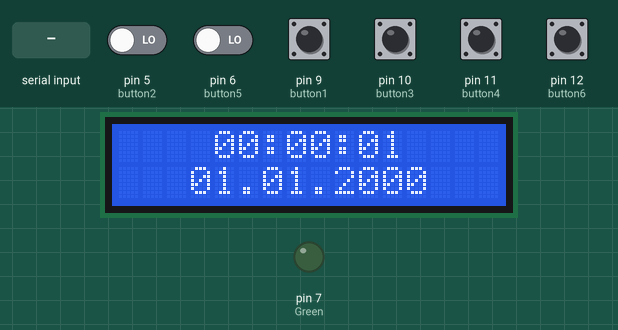
Simulated run of this sketch. Board: Arduino Uno, built with avr-gcc and run on an emulated ATmega328P. Parts: 16×2 character LCD, output pins drawn as LEDs (lit = HIGH). Inputs (shaded band) come from the test bench; at power-on: pin 5 (button2), pin 6 (button5), pin 9 (button1), pin 10 (button3), pin 11 (button4), pin 12 (button6) LOW. The local clock reads 2024-03-15 10:24:30 at power-on unless the sketch sets it; what the sketch prints to the serial monitor is not drawn.

Above: at 5.2 s.
5.3 s: "0" received over Serial
At 6.5 s:
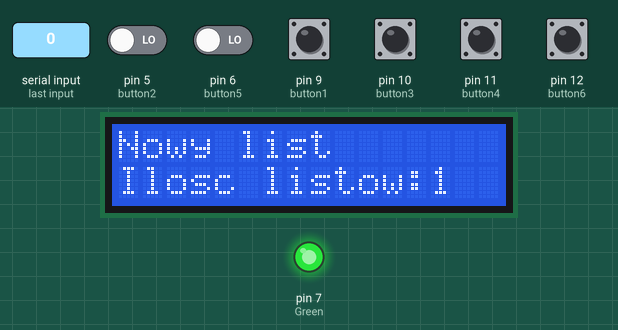
6.8 s: pin 5 (button2) driven HIGH and pin 6 (button5) driven HIGH
At 10.4 s:
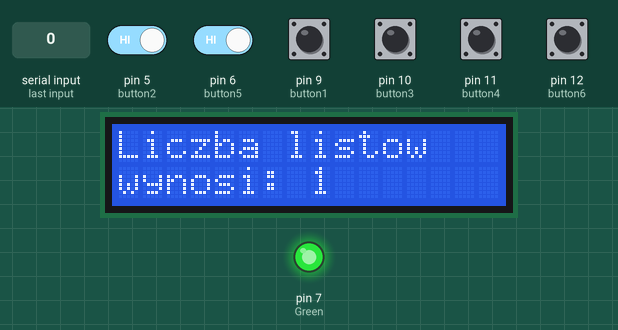
Timing chart, 0 to 11.9 s (numbered marks = the images above; inputs shaded):
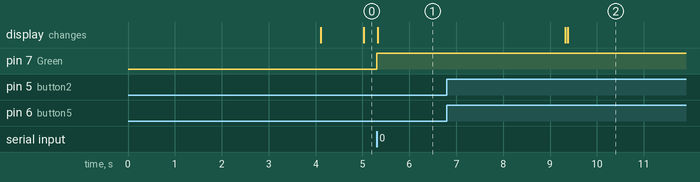

The sketch:

receiving-signaling_module.ino
```cpp
// Program obsługujący moduł odbiorczo-sygnalizujący.
// Autor: Przemysław Kusa

// Zdefiniowanie wyprowadzeń, do których podłączone są podzespoły układu
#define Green 7
#define button1 9
#define button2 5
#define button3 10
#define button4 11
#define button5 6
#define button6 12

// Dołączenie bibliotek używanych w programie
#include <LiquidCrystal_I2C.h>
#include <Bounce2.h>
#include <DS1302.h>

// Utworzenie obiektów klas
DS1302 rtc(2,3,4);  // Ustawienie wyprowadzeń, do których podłączony został zegar czasu rzeczywistego 2 - RST, 3 - DAT, 4 -  CLK
LiquidCrystal_I2C lcd(0x27, 2, 1, 0, 4, 5, 6, 7, 3, POSITIVE);  // Ustawienie adresu układu na 0x27

Bounce button = Bounce();
Bounce buttonM = Bounce();
Bounce buttonH = Bounce();
Bounce buttonST = Bounce();

// Inicjalizacja zmiennych używanych w programie
int button_state = 0;
int button_state2 = 0;
int button_state3 = 0;
int button_state4 = 0;
int button_state5 = 0;
int state = 0;
int counter = 0;
int period = 1000;
unsigned long time_now = 0;
int h = 0, m = 0, s = 0, d = 1, mo = 1, y = 2000;
int counterh = 0, counterm = 0, counters = 0, counterD = 0, counterMO = 0, counterY = 0;
int stateST = 0;

void setup() {
// Inicjalizacja wyprowadzeń oraz trybu pracy przycisków i diody
  pinMode(Green,OUTPUT);
  digitalWrite(Green, LOW);
  pinMode(button1, INPUT);
  pinMode(button2, INPUT);
  pinMode(button3, INPUT);
  pinMode(button4, INPUT);
  pinMode(button5, INPUT);

  button.attach( button3, INPUT );
  buttonM.attach( button4, INPUT );
  buttonH.attach( button5, INPUT );
  buttonST.attach( button6, INPUT );

// Ustawienie interwału(w milisekundach) sprawdzania, czy występują drgania styków
  button.interval(20);
  buttonM.interval(20);
  buttonH.interval(20);
  buttonST.interval(20);

   Serial.begin(9600);  // Inicjacja połączenia Bluetooth (9600 baudów)

// Ustawienie liczby kolumn i rzędów wyświetlacza LCD oraz ustawienie kursora i wiadomości startowej
  lcd.begin(16, 2);
  lcd.setCursor(5, 0);
  lcd.print("System");
  lcd.setCursor(2, 1);
  lcd.print("Powiadomien");
  delay(4000);              // Opóźnienie 4000ms
  lcd.clear();              // Wyczyszczenie ekranu

// Ustawianie zegara czasu rzeczywistego w tryb pracy oraz wyłączanie ochrony przed zapisem
  rtc.halt(false);
  rtc.writeProtect(false);
  rtc.setDOW(WEDNESDAY);     // Ustawianie dnia tygodnia
  rtc.setTime(0, 0, 0);      // Ustawienia godziny
  rtc.setDate(1, 1, 2000);   // Ustawianie daty
}

void loop() {
// Odczyt z wyprowadzeń, do których podłączone są przyciski
  button_state = digitalRead(button1);
  button_state2 = digitalRead(button2);

// Wywołanie metody aktualizującej stan przycisków
  button.update();
  buttonM.update();
  buttonH.update();
  buttonST.update();

    clockanddate();   // Wywołanie funkcji clockanddate

 if(button_state == HIGH) // Jeżeli przycisk 1 zostanie wciśnięty, wywołana zostanie funkcja reset
  {
    reset();
  }

 if(button_state2 == HIGH) // Jeżeli przycisk 2 zostanie wciśnięty, wywołana zostanie funkcja displaymsg
 {
   displaymsg();
 }
//--------------------------------------------------------------
if(buttonST.fell()) // Jeżeli przycisk zostanie naciśnięty(zostanie wykryta zmiana stanu wysokiego na niski),
{
  stateST++;        // Inkrementuj zmienną stateST
  if(stateST > 1)   // Jeżeli wartość jest większa od 1, wtedy stateST = 0
  {
    stateST = 0;
  }
}

if(button.fell()) // Jeżeli przycisk zostanie naciśnięty(zostanie wykryta zmiana stanu wysokiego na niski),
 {
  if(stateST == 0)  // Jeżeli stateST wynosi 0
  {
    counters++;     // Inkrementuj zmienną counters, a następnie przypisz jej wartość zmiennej s
    s = counters;
    if(s>=60)       // Jeżeli zmienna s jest większa od 60, wyzeruj zmienne s i counters
    {
      s = 0;
      counters = 0;
    }
    rtc.setTime(h,m,s); // Przypisz zmienną s(sekundy) do ustawienia czasu
   }
   else if(stateST == 1)  // Jeżeli stateST wynosi 1
   {
    y += 1;               // Inkrementuj zmienną y o 1
    if(y>2030)            // Jeżeli zmienna jest większa od 2030
    {
      y = 2000;           // Ustaw wartość zmiennej y na 2000
    }
    rtc.setDate(d,mo,y);  // Przypisz zmienną y(rok) do ustawienia daty
   }
 }

if(buttonM.fell())  // Jeżeli przycisk zostanie naciśnięty(zostanie wykryta zmiana stanu wysokiego na niski),
 {
  if(stateST == 0)  // Jeżeli stateST wynosi 0
   {
    counterm++;     // Inkrementuj zmienną counterm, a następnie przypisz jej wartość zmiennej m
    m = counterm;
    if(m>=60)       // Jeżeli zmienna m jest większa od 60, wyzeruj zmienne m i counterm
    {
      m = 0;
      counterm = 0;
    }
    rtc.setTime(h,m,s); // Przypisz zmienną m(minuty) do ustawienia czasu
   }
   else if(stateST == 1)  // Jeżeli stateST wynosi 1
   {
    mo += 1;              // Inkrementuj zmienną mo o 1
    if(mo>12)             // Jeżeli zmienna jest większa od 12
    {
      mo = 1;             // Ustaw wartość zmiennej y na 1
    }
    rtc.setDate(d,mo,y);  // Przypisz zmienną mo(miesiąc) do ustawienia daty
   }
 }

if(buttonH.fell())    // Jeżeli przycisk zostanie naciśnięty(zostanie wykryta zmiana stanu wysokiego na niski),
 {
  if(stateST == 0)    // Jeżeli stateST wynosi 0
   {
    counterh++;       // Inkrementuj zmienną counterh, a następnie przypisz jej wartość zmiennej h
    h = counterh;
    if(h>=24)         // Jeżeli zmienna h jest większa od 24, wyzeruj zmienne h i counterh
     {
      h = 0;
      counterh = 0;
     }
    rtc.setTime(h,m,s); // Przypisz zmienną h(godziny) do ustawienia czasu
   }
   else if(stateST == 1)  // Jeżeli stateST wynosi 1
   {
    d += 1;               // Inkrementuj zmienną d o 1
    if(d>31)              // Jeżeli zmienna jest większa od 31
    {
      d = 1;              // Ustaw wartość zmiennej d na 1
    }
    rtc.setDate(d,mo,y);  // Przypisz zmienną d(dzień) do ustawienia daty
   }
 }

// Sprawdzenie, czy można odczytać dane z portu szeregowego
if(Serial.available()>0)
  {
    state = Serial.read();    // Odczytaj dane z portu szeregowego i zapisz je do zmiennej state
    Serial.write(state);      // Wyślij zapisane dane w zmiennej state
  }

   if (state == '0')         // Jeżeli zmienna state jest równa 0
    {
      digitalWrite(Green, HIGH);      // Zaświeć diodę LED
      state = 0;                      // Ustaw state na 0
      message();                      // Wywołaj funkcję message
    }
  else if(state == '1')     // Jeżeli zmienna state jest równa 1
    {
      digitalWrite(Green, LOW);       // Zgaś diodę LED
      state = 0;                      // Ustaw state na 0
    }
}

void clockanddate()
{
  if(millis() >= time_now + period)   // Odmierzanie sekundy
  {
    time_now += period;

  lcd.setCursor(4, 0);              // Ustawianie kursora na ekranie LCD oraz wypisanie godziny
  lcd.print(rtc.getTimeStr());
  lcd.setCursor(3, 1);
  lcd.print(rtc.getDateStr());      // Ustawianie kursora na ekranie LCD oraz wypisanie daty
  }
}

void message()
{
   lcd.clear();                     // Wyczyszczenie zawartości wyświetlacza LCD
   counter = counter + 1;           // Zwiększenie wartości counter o 1

  lcd.setCursor(0, 0);              // Ustawianie kursora na ekranie LCD oraz wypisanie na nim "Nowy list"
  lcd.print("Nowy list");
  lcd.setCursor(0, 1);              // Ustawianie kursora na ekranie LCD oraz wypisanie na nim aktualnej liczby wiadomości
  lcd.print((String)"Ilosc listow:" + counter);

  delay(4000);                      // Opóźnienie 4000ms

  lcd.clear();                      // Wyczyszczenie zawartości wyświetlacza LCD
}

void reset()
{
   lcd.clear();                     // Wyczyszczenie zawartości wyświetlacza LCD
   lcd.setCursor(3, 0);             // Ustawianie kursora na ekranie LCD oraz wypisanie na nim wiadomości
   lcd.print("Wyzerowano");
   lcd.setCursor(1, 1);
   lcd.print("liczbe listow!");

   counter = 0;                     // Ustawienie zmiennej counter na 0

   delay(5000);                     // Opóźnienie 5000ms
   lcd.clear();                     // Wyczyszczenie zawartości wyświetlacza LCD
}

void displaymsg()
{
   lcd.clear();                     // Wyczyszczenie zawartości wyświetlacza LCD
   lcd.setCursor(0, 0);             // Ustawianie kursora na ekranie LCD oraz wypisanie na nim wiadomości o aktualnej liczbie wiadomości
   lcd.print("Liczba listow");
   lcd.setCursor(0, 1);
   lcd.print((String)"wynosi: " + counter);

   delay(5000);                     // Opóźnienie 5000ms
   lcd.clear();                     // Wyczyszczenie zawartości wyświetlacza LCD
}
```

Measured:
- after the input at 5.3 s, pin 7 (Green): LOW → HIGH at once; the display: changes at once (image 1)
- after the input at 6.8 s, the display: first differs from a run without the input after 2.6 s (image 2)
